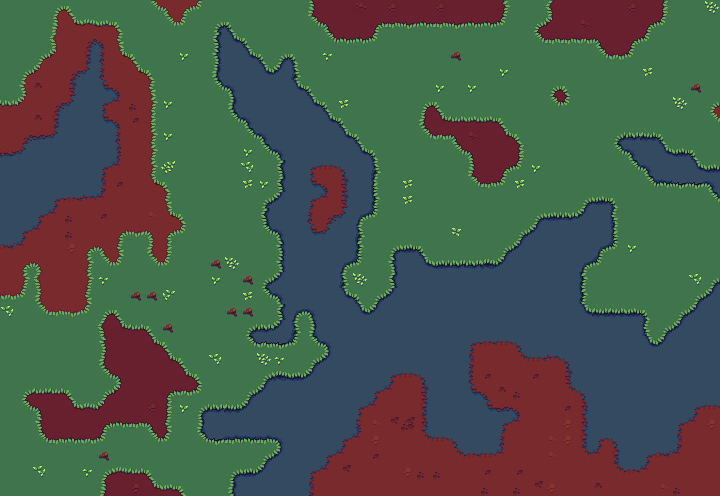

The image is a tile-based game level rendered from a .tmx file. Its description and source (layers, tilesets, objects; grid data summarised) follow:
An orthogonal 45x31 tile map with 16x16 px tiles, 1 tile layer (Ground), 1 hidden layer not drawn and 29 objects (2x NPC, location, trigger, Fixture, Sign, ...).

<map version="1.4" tiledversion="1.4.2" orientation="orthogonal" renderorder="right-down" width="45" height="31" tilewidth="16" tileheight="16" infinite="0" nextlayerid="4" nextobjectid="37">
 <tileset firstgid="1" name="outdoor" tilewidth="16" tileheight="16" tilecount="288" columns="24">
  <image source="buch-outdoor.png" width="384" height="192" />
  <terraintypes>
   <terrain name="Grass" tile="150" />
   <terrain name="Dirt" tile="100" />
   <terrain name="Dark Dirt" tile="34" />
   <terrain name="Water" tile="171" />
  </terraintypes>
  <tile id="0" terrain="0,0,0,1" />
  <tile id="1" terrain="0,0,1,1" />
  <tile id="2" terrain="0,0,1,1" />
  <tile id="3" terrain="0,0,1,1" />
  <tile id="4" terrain="0,0,1,1" />
  <tile id="5" terrain="0,0,1,0" />
  <tile id="6" terrain="0,0,0,0" probability="0.1" />
  <tile id="7" terrain="1,1,1,2" />
  <tile id="8" terrain="1,1,2,2" />
  <tile id="9" terrain="1,1,2,2" />
  <tile id="10" terrain="1,1,2,2" />
  <tile id="11" terrain="1,1,2,2" />
  <tile id="12" terrain="1,1,2,1" />
  <tile id="13" terrain="0,0,0,2" />
  <tile id="14" terrain="0,0,2,2" />
  <tile id="15" terrain="0,0,2,2" />
  <tile id="16" terrain="0,0,2,2" />
  <tile id="17" terrain="0,0,2,2" />
  <tile id="18" terrain="0,0,2,0" />
  <tile id="24" terrain="0,1,0,1" />
  <tile id="25" terrain="1,1,1,0" />
  <tile id="26" terrain="1,1,0,1" />
  <tile id="27" terrain="1,1,1,1" probability="0.05" />
  <tile id="28" terrain="1,1,1,1" probability="0.05" />
  <tile id="29" terrain="1,0,1,0" />
  <tile id="30" terrain="0,0,0,0" probability="0.1" />
  <tile id="31" terrain="1,2,1,2" />
  <tile id="32" terrain="2,2,2,1" />
  <tile id="33" terrain="2,2,1,2" />
  <tile id="34" terrain="2,2,2,2" />
  <tile id="35" terrain="2,2,2,2" />
  <tile id="36" terrain="2,1,2,1" />
  <tile id="37" terrain="0,2,0,2" />
  <tile id="38" terrain="2,2,2,0" />
  <tile id="39" terrain="2,2,0,2" />
  <tile id="40" terrain="2,2,2,2" />
  <tile id="42" terrain="2,0,2,0" />
  <tile id="48" terrain="0,1,0,1" />
  <tile id="49" terrain="1,0,1,1" />
  <tile id="50" terrain="0,1,1,1" />
  <tile id="51" terrain="1,1,1,1" probability="0.05" />
  <tile id="52" terrain="1,1,1,1" probability="0.05" />
  <tile id="53" terrain="1,0,1,0" />
  <tile id="54" terrain="0,0,0,0" probability="0.1" />
  <tile id="55" terrain="1,2,1,2" />
  <tile id="56" terrain="2,1,2,2" />
  <tile id="57" terrain="1,2,2,2" />
  <tile id="58" terrain="2,2,2,2" />
  <tile id="59" terrain="2,2,2,2" />
  <tile id="60" terrain="2,1,2,1" />
  <tile id="61" terrain="0,2,0,2" />
  <tile id="62" terrain="2,0,2,2" />
  <tile id="63" terrain="0,2,2,2" />
  <tile id="66" terrain="2,0,2,0" />
  <tile id="72" terrain="0,1,0,1" />
  <tile id="73" terrain="0,1,1,0" />
  <tile id="74" terrain="1,0,0,1" />
  <tile id="75" terrain="1,1,1,1" probability="0.05" />
  <tile id="76" terrain="1,1,1,1" probability="0.05" />
  <tile id="77" terrain="1,0,1,0" />
  <tile id="78" terrain="0,0,0,0" probability="0.1" />
  <tile id="79" terrain="1,2,1,2" />
  <tile id="80" terrain="1,2,2,1" />
  <tile id="81" terrain="2,1,1,2" />
  <tile id="82" terrain="2,2,2,2" probability="0.1" />
  <tile id="83" terrain="2,2,2,2" probability="0.1" />
  <tile id="84" terrain="2,1,2,1" />
  <tile id="85" terrain="0,2,0,2" />
  <tile id="86" terrain="0,2,2,0" />
  <tile id="87" terrain="2,0,0,2" />
  <tile id="90" terrain="2,0,2,0" />
  <tile id="96" terrain="0,1,0,1" />
  <tile id="97" terrain="1,0,0,1" />
  <tile id="98" terrain="0,1,1,0" />
  <tile id="99" terrain="1,1,1,1" probability="0.05" />
  <tile id="100" terrain="1,1,1,1" />
  <tile id="101" terrain="1,0,1,0" />
  <tile id="102" terrain="0,0,0,0" probability="0.1" />
  <tile id="103" terrain="1,2,1,2" />
  <tile id="104" terrain="2,1,1,2" />
  <tile id="105" terrain="1,2,2,1" />
  <tile id="106" terrain="2,2,2,2" probability="0.1" />
  <tile id="107" terrain="2,2,2,2" probability="0.1" />
  <tile id="108" terrain="2,1,2,1" />
  <tile id="109" terrain="0,2,0,2" />
  <tile id="110" terrain="2,0,0,2" />
  <tile id="111" terrain="0,2,2,0" />
  <tile id="114" terrain="2,0,2,0" />
  <tile id="120" terrain="0,1,0,0" />
  <tile id="121" terrain="1,1,0,0" />
  <tile id="122" terrain="1,1,0,0" />
  <tile id="123" terrain="1,1,0,0" />
  <tile id="124" terrain="1,1,0,0" />
  <tile id="125" terrain="1,0,0,0" />
  <tile id="126" terrain="0,0,0,0" probability="0.1" />
  <tile id="127" terrain="1,2,1,1" />
  <tile id="128" terrain="2,2,1,1" />
  <tile id="129" terrain="2,2,1,1" />
  <tile id="130" terrain="2,2,1,1" />
  <tile id="131" terrain="2,2,1,1" />
  <tile id="132" terrain="2,1,1,1" />
  <tile id="133" terrain="0,2,0,0" />
  <tile id="134" terrain="2,2,0,0" />
  <tile id="135" terrain="2,2,0,0" />
  <tile id="136" terrain="2,2,0,0" />
  <tile id="137" terrain="2,2,0,0" />
  <tile id="138" terrain="2,0,0,0" />
  <tile id="144" terrain="0,0,0,3" />
  <tile id="145" terrain="0,0,3,3" />
  <tile id="146" terrain="0,0,3,3" />
  <tile id="147" terrain="0,0,3,3" />
  <tile id="148" terrain="0,0,3,3" />
  <tile id="149" terrain="0,0,3,0" />
  <tile id="150" terrain="0,0,0,0" />
  <tile id="151" terrain="1,1,1,3" />
  <tile id="152" terrain="1,1,3,3" />
  <tile id="153" terrain="1,1,3,3" />
  <tile id="154" terrain="1,1,3,3" />
  <tile id="155" terrain="1,1,3,3" />
  <tile id="156" terrain="1,1,3,1" />
  <tile id="168" terrain="0,3,0,3" />
  <tile id="169" terrain="3,3,3,0" />
  <tile id="170" terrain="3,3,0,3" />
  <tile id="171" terrain="3,3,3,3" />
  <tile id="172" terrain="3,3,3,3" />
  <tile id="173" terrain="3,0,3,0" />
  <tile id="174" terrain="0,0,0,0" />
  <tile id="175" terrain="1,3,1,3" />
  <tile id="176" terrain="3,3,3,1" />
  <tile id="177" terrain="3,3,1,3" />
  <tile id="178" terrain="3,3,3,3" />
  <tile id="179" terrain="3,3,3,3" />
  <tile id="180" terrain="3,1,3,1" />
  <tile id="192" terrain="0,3,0,3" />
  <tile id="193" terrain="3,0,3,3" />
  <tile id="194" terrain="0,3,3,3" />
  <tile id="195" terrain="3,3,3,3" />
  <tile id="196" terrain="3,3,3,3" />
  <tile id="197" terrain="3,0,3,0" />
  <tile id="198" terrain="0,0,0,0" />
  <tile id="199" terrain="1,3,1,3" />
  <tile id="200" terrain="3,1,3,3" />
  <tile id="201" terrain="1,3,3,3" />
  <tile id="202" terrain="3,3,3,3" />
  <tile id="203" terrain="3,3,3,3" />
  <tile id="204" terrain="3,1,3,1" />
  <tile id="216" terrain="0,3,0,3" />
  <tile id="217" terrain="0,3,3,0" />
  <tile id="218" terrain="3,0,0,3" />
  <tile id="219" terrain="3,3,3,3" />
  <tile id="220" terrain="3,3,3,3" />
  <tile id="221" terrain="3,0,3,0" />
  <tile id="222" terrain="0,0,0,0" />
  <tile id="223" terrain="1,3,1,3" />
  <tile id="224" terrain="1,3,3,1" />
  <tile id="225" terrain="3,1,1,3" />
  <tile id="226" terrain="3,3,3,3" />
  <tile id="227" terrain="3,3,3,3" />
  <tile id="228" terrain="3,1,3,1" />
  <tile id="240" terrain="0,3,0,3" />
  <tile id="241" terrain="3,0,0,3" />
  <tile id="242" terrain="0,3,3,0" />
  <tile id="243" terrain="3,3,3,3" />
  <tile id="244" terrain="3,3,3,3" />
  <tile id="245" terrain="3,0,3,0" />
  <tile id="246" terrain="0,0,0,0" />
  <tile id="247" terrain="1,3,1,3" />
  <tile id="248" terrain="3,1,1,3" />
  <tile id="249" terrain="1,3,3,1" />
  <tile id="250" terrain="3,3,3,3" />
  <tile id="251" terrain="3,3,3,3" />
  <tile id="252" terrain="3,1,3,1" />
  <tile id="264" terrain="0,3,0,0" />
  <tile id="265" terrain="3,3,0,0" />
  <tile id="266" terrain="3,3,0,0" />
  <tile id="267" terrain="3,3,0,0" />
  <tile id="268" terrain="3,3,0,0" />
  <tile id="269" terrain="3,0,0,0" />
  <tile id="270" terrain="0,0,0,0" />
  <tile id="271" terrain="1,3,1,1" />
  <tile id="272" terrain="3,3,1,1" />
  <tile id="273" terrain="3,3,1,1" />
  <tile id="274" terrain="3,3,1,1" />
  <tile id="275" terrain="3,3,1,1" />
  <tile id="276" terrain="3,1,1,1" />
 </tileset>
 <layer id="1" name="Ground" width="45" height="31">
  <data>[1395 cells, 1395 non-empty, 133 distinct tile ids]</data>
 </layer>
 <layer id="2" name="Fringe" width="45" height="31" visible="0">
  <data>[1395 cells, 190 non-empty, 66 distinct tile ids]</data>
 </layer>
 <objectgroup id="3" name="Objects" visible="0">
  <object id="1" name="maggots" type="location" x="435" y="74" width="155" height="99">
   <properties>
    <property name="spawncount" type="int" value="5" />
    <property name="spawntype" value="maggot" />
   </properties>
  </object>
  <object id="2" name="discover chest" type="trigger" x="201" y="200" width="127" height="127">
   <properties>
    <property name="script" value="chest-discovered.lua" />
   </properties>
   <ellipse />
  </object>
  <object id="3" name="unreachable" type="Fixture" x="2" y="158">
   <properties>
    <property name="friction" type="float" value="1" />
    <property name="static" type="bool" value="true" />
   </properties>
   <polygon points="0,0 55,-23 96,-117 110,-61 104,-42 119,-33 116,6 104,9 100,36 60,43 53,58 43,58 34,74 21,69 18,90 0,89" />
  </object>
  <object id="5" name="guard" type="NPC" x="22" y="361">
   <polyline points="-3,120 87,91 154,96 181,16 273,-1" />
  </object>
  <object id="6" name="guard" type="NPC" x="277" y="18">
   <polyline points="0,0 75,78 133,82 176,179 274,183" />
  </object>
  <object id="10" gid="282" x="413.333" y="225.333" width="16" height="16" />
  <object id="11" gid="282" x="421.667" y="218" width="16" height="16" />
  <object id="12" gid="2147483930" x="423" y="235.333" width="16" height="16" />
  <object id="13" gid="282" x="5" y="70" width="16" height="16" />
  <object id="14" gid="282" x="-3.66667" y="80.3333" width="16" height="16" />
  <object id="16" gid="283" x="538" y="418.333" width="16" height="16" />
  <object id="17" gid="283" x="407.667" y="462" width="16" height="16" />
  <object id="18" gid="283" x="417" y="473.667" width="16" height="16" />
  <object id="19" gid="283" x="402.667" y="469" width="16" height="16" />
  <object id="21" gid="2147483930" x="683.333" y="260.5" width="16" height="16" />
  <object id="22" gid="282" x="692.167" y="269.167" width="16" height="16" />
  <object id="23" gid="282" x="701.667" y="247.833" width="16" height="16" />
  <object id="24" gid="282" x="688.5" y="242" width="16" height="16" />
  <object id="25" gid="282" x="670.5" y="263.5" width="16" height="16" />
  <object id="26" gid="282" x="680" y="284" width="16" height="16" />
  <object id="27" gid="282" x="643.833" y="283.667" width="16" height="16" />
  <object id="28" gid="282" x="63.4165" y="386" width="16" height="16" />
  <object id="29" gid="282" x="9.0835" y="356.167" width="16" height="16" />
  <object id="30" gid="282" x="11.9165" y="385" width="16" height="16" />
  <object id="31" gid="282" x="54.2495" y="378.5" width="16" height="16" />
  <object id="32" gid="2147483930" x="2.4165" y="364.5" width="16" height="16" />
  <object id="33" gid="2147483930" x="41.5835" y="382.833" width="16" height="16" />
  <object id="34" type="Sign" gid="257" x="670.667" y="87" width="16" height="16">
   <properties>
    <property name="text" value="East West" />
   </properties>
  </object>
  <object id="36" name="player-start" type="Location" x="192" y="160" width="16" height="16" />
 </objectgroup>
</map>
